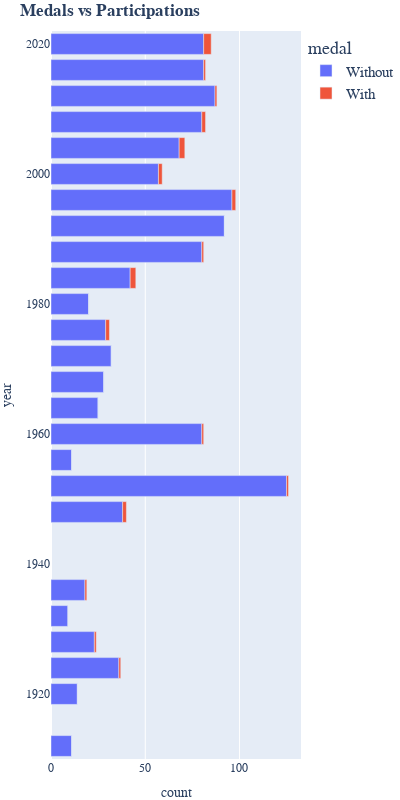

This figure's notebook cell:
### Code cell
fig = px.bar(df, x="count", y="year", color="medal", title="<b>Medals vs Participations", width=400, height=800, orientation='h')

fig.update_layout(font_family= 'Cabin',autosize = False, 
                      legend=dict(yanchor="top", xanchor="left", font=dict(size=15)),
                      margin=dict(l=1, r=2, b=20, t=31, pad=0))


fig.show()

### Figure 1 — Plotly figure (JSON) as saved in the notebook; plotly's stock layout.template omitted (floating-point values rounded to 4 significant figures)
{"data": [{"alignmentgroup": "True", "hovertemplate": "medal=Without<br>count=%{x}<br>year=%{y}<extra></extra>", "legendgroup": "Without", "marker": {"color": "#636efa", "pattern": {"shape": ""}}, "name": "Without", "offsetgroup": "Without", "orientation": "h", "showlegend": true, "textposition": "auto", "type": "bar", "x": [11, 14, 36, 23, 9, 18, 38, 125, 11, 80, 25, 28, 32, 29, 20, 42, 80, 92, 96, 57, 68, 80, 87, 81, 81], "xaxis": "x", "y": [1912, 1920, 1924, 1928, 1932, 1936, 1948, 1952, 1956, 1960, 1964, 1968, 1972, 1976, 1980, 1984, 1988, 1992, 1996, 2000, 2004, 2008, 2012, 2016, 2020], "yaxis": "y"}, {"alignmentgroup": "True", "hovertemplate": "medal=With<br>count=%{x}<br>year=%{y}<extra></extra>", "legendgroup": "With", "marker": {"color": "#EF553B", "pattern": {"shape": ""}}, "name": "With", "offsetgroup": "With", "orientation": "h", "showlegend": true, "textposition": "auto", "type": "bar", "x": [0, 0, 1, 1, 0, 1, 2, 1, 0, 1, 0, 0, 0, 2, 0, 3, 1, 0, 2, 2, 3, 2, 1, 1, 4], "xaxis": "x", "y": [1912, 1920, 1924, 1928, 1932, 1936, 1948, 1952, 1956, 1960, 1964, 1968, 1972, 1976, 1980, 1984, 1988, 1992, 1996, 2000, 2004, 2008, 2012, 2016, 2020], "yaxis": "y"}], "layout": {"autosize": false, "barmode": "relative", "font": {"family": "Cabin"}, "height": 800, "legend": {"font": {"size": 15}, "title": {"text": "medal"}, "tracegroupgap": 0, "xanchor": "left", "yanchor": "top"}, "margin": {"b": 20, "l": 1, "pad": 0, "r": 2, "t": 31}, "title": {"text": "<b>Medals vs Participations"}, "width": 400, "xaxis": {"anchor": "y", "domain": [0, 1], "title": {"text": "count"}}, "yaxis": {"anchor": "x", "domain": [0, 1], "title": {"text": "year"}}}}
